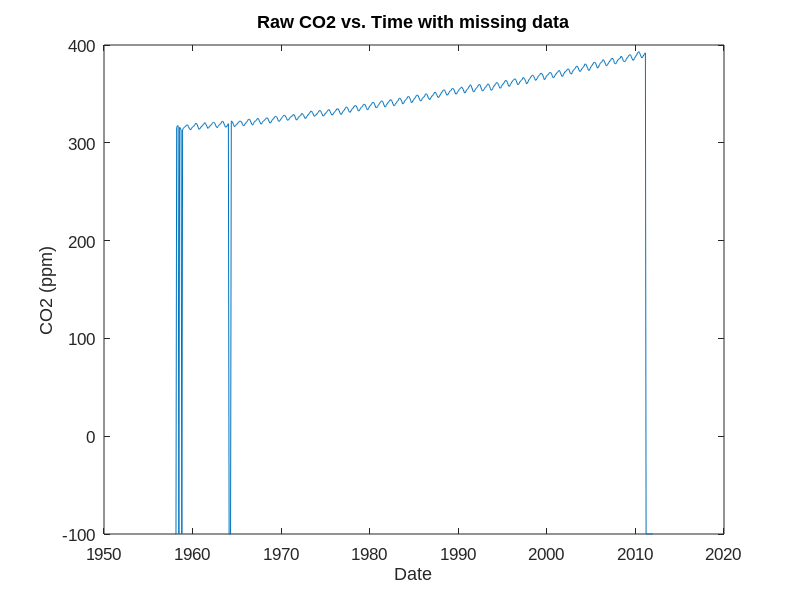
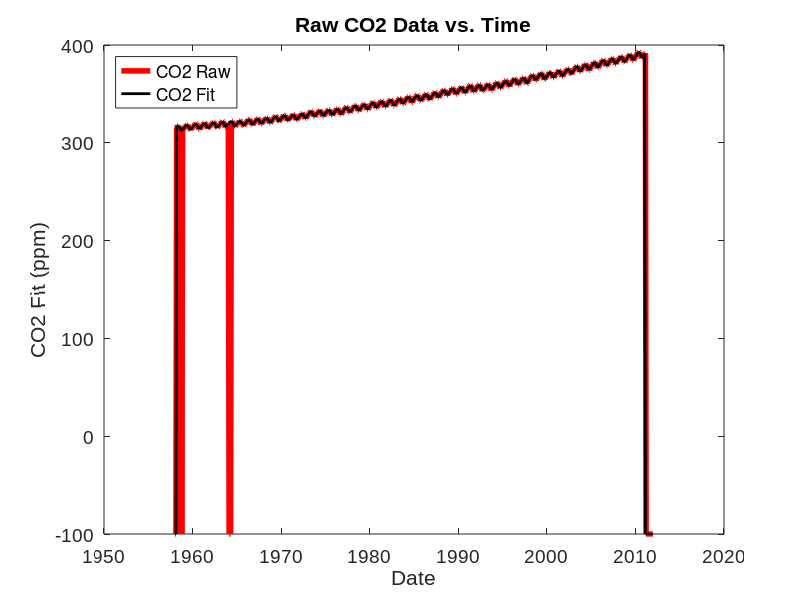
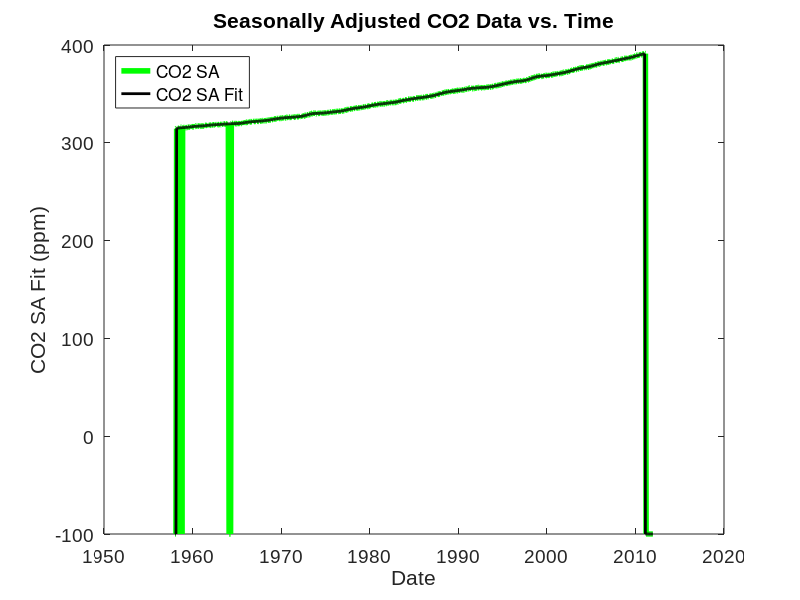
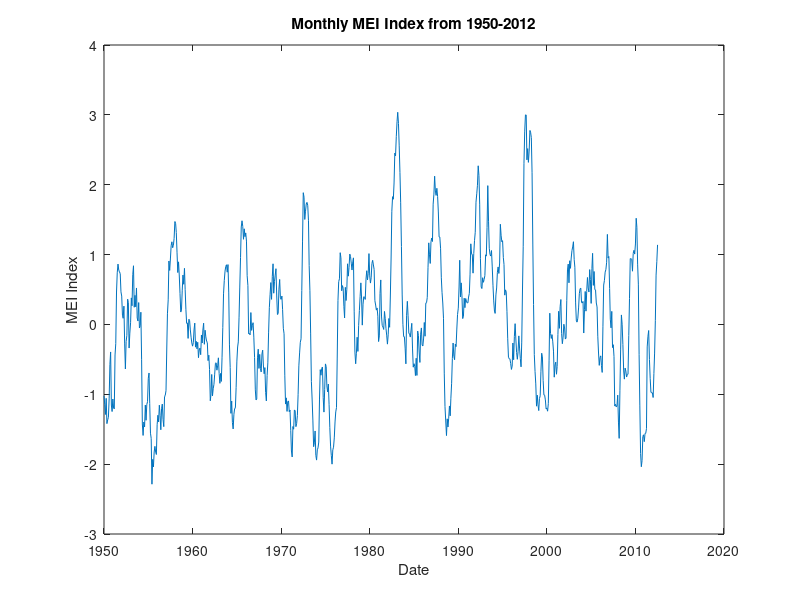

Here is the MATLAB script that generated these plots, in order: (Note: this script raises an error after producing the figures.)
%% Lab 1 Part 2, EOSC 442


clc
clear
close all

%% Part 1: Loading Mauna Loa Data
% File identifier
fid = fopen('monthly_maunaloa_co2.csv');
% Format of data in each column: %f=float, %d=integer, %s=string
format = '%f %f %f %f %f %f %f %f %f %f';
% textscan function using previous two variables and 'Headerlines' option 
% (number of header lines) and 'Delimiter' separating columns option (e.g.
% comma, space, tab)
mauna_loa_data = textscan(fid, format, 'HeaderLines', 57,...
    'Delimiter', ',');

% Pulling out cell arrays (vectors stored in a cell) from our loaded data
% and saving them as an individual vectors of data
co2_date = mauna_loa_data{4};
co2 = mauna_loa_data{5};
co2sa = mauna_loa_data{6};
co2fit = mauna_loa_data{7};
co2safit = mauna_loa_data{8};

% Plotting raw CO2 data against date acquired
figure; plot(co2_date,co2); xlabel('Date'); ylabel('CO2 (ppm)')
    title('Raw CO2 vs. Time with missing data')
        set(gca, 'FontName', 'Arial'); set(gca, 'FontSize', 12)

% Changing empty data entries (indicated by -99.99 value for this dataset)
% to NaN's
co2(co2==-99.99)=NaN;
co2sa(co2sa==-99.99)=NaN;
co2fit(co2fit==-99.99)=NaN;
co2safit(co2safit==-99.99)=NaN;

% Plotting all raw CO2 data with fitted curve overplotted
figure; plot(co2_date,co2,'r-','linewidth',4);
        xlabel('Date'); ylabel('CO2 (ppm)'); hold on
        plot(co2_date,co2fit,'k-','linewidth',2); xlabel('Date');
        ylabel('CO2 Fit (ppm)'); hold on
        title('Raw CO2 Data vs. Time')
        legend('CO2 Raw','CO2 Fit','location','northwest')
        set(gca, 'FontName', 'Arial'); set(gca, 'FontSize', 14)
% Plotting seasonally adjusted CO2 data with fitted curve overplotted
figure; plot(co2_date,co2sa,'g-','linewidth',4);
        xlabel('Date'); ylabel('CO2 Seasonally Adjusted (ppm)'); hold on
        plot(co2_date,co2safit,'k-','linewidth',2); xlabel('Date');
        ylabel('CO2 SA Fit (ppm)'); hold on
        title('Seasonally Adjusted CO2 Data vs. Time')
        legend('CO2 SA','CO2 SA Fit','location','northwest')
        set(gca, 'FontName', 'Arial'); set(gca, 'FontSize', 14)
        
        
%% Part 2: Loading MEI Data

% Download MEI.html file from connect and open it in a text editor that
% will allow you to save it as a .txt file. I used Microsoft Word for this.
% Textedit app on Mac did not let me save it as a .txt file, only as a .rtf
% file that did not work.
% Follow instructions in lab manual to prepare data file for loading into
% Matlab. Read all metadata and descriptions of dataset before deleting
% text in the data file!!!

% Loading MEI data
M = load('MEI_data_only.txt');

% Take data (without date/year column) and make into its own matrix
N = M(:,2:end);
% Find total number of elements in N matrix
len = length(N(:,1)).*length(N(1,:));
% Reshape N into one long vector
mei = reshape(N',[len 1]);

meidatevec = zeros(12*length(M(:,1)),6);
row =  1;

for i = M(1,1):M(end,1)
    for j = 1:12
        meidatevec(row,:) = [i,j,1,0,0,0];
        row = row + 1;
    end
end
meidatevec = datenum(meidatevec);
figure; plot(meidatevec,mei)
    datetick; xlabel('Date'); ylabel('MEI Index')
    title('Monthly MEI Index from 1950-2012')
    


%% Understanding how Matlab stores date information
% Today's date
date
% Today's date in vector format
datevec(date)
% Today's date in day since year zero format- this is used for plotting!
datenum(date)

% Example of how to make plot with datenum command
today = datenum(date);
exm_dates = today : 0.5 : (today+10);	% increments of 1/2 day
exm_data = sin(0:20);
figure; plot(exm_dates, exm_data); xlabel('Date (MM/DD)')
    ylabel('Some dumb sinusoidal function')
    title('Example of Making Plot with datenum command')
        set(gca, 'FontName', 'Arial'); set(gca, 'FontSize', 14)

% Change date numbers into MM/DD format on plot
datetick

% Use nested for loop to create date vector with data reported every 3
% months
my_datevectors = []; row = 0;
    for year=2011:2012
        for month=1:3:12
            row = row + 1;
            my_datevectors(row, :)=[year month 1 0 0 0];
        end
    end

% Transform date vectors into date numbers
my_datenumbers = datenum(my_datevectors);

%% Part 3 - Import Your Own Data

MSL_dat = load('MSL_Global_1993_2016.txt');

date = datenum(MSL_dat(:,1));
MSL = MSL_dat(:,2); % MSL data in mm

figure; plot(date,MSL)
xlabel('Year');ylabel('Mean Sea Level (mm)')
title('Mean Sea Level (MSL) from 1993-2016')

% Done. YAY!
